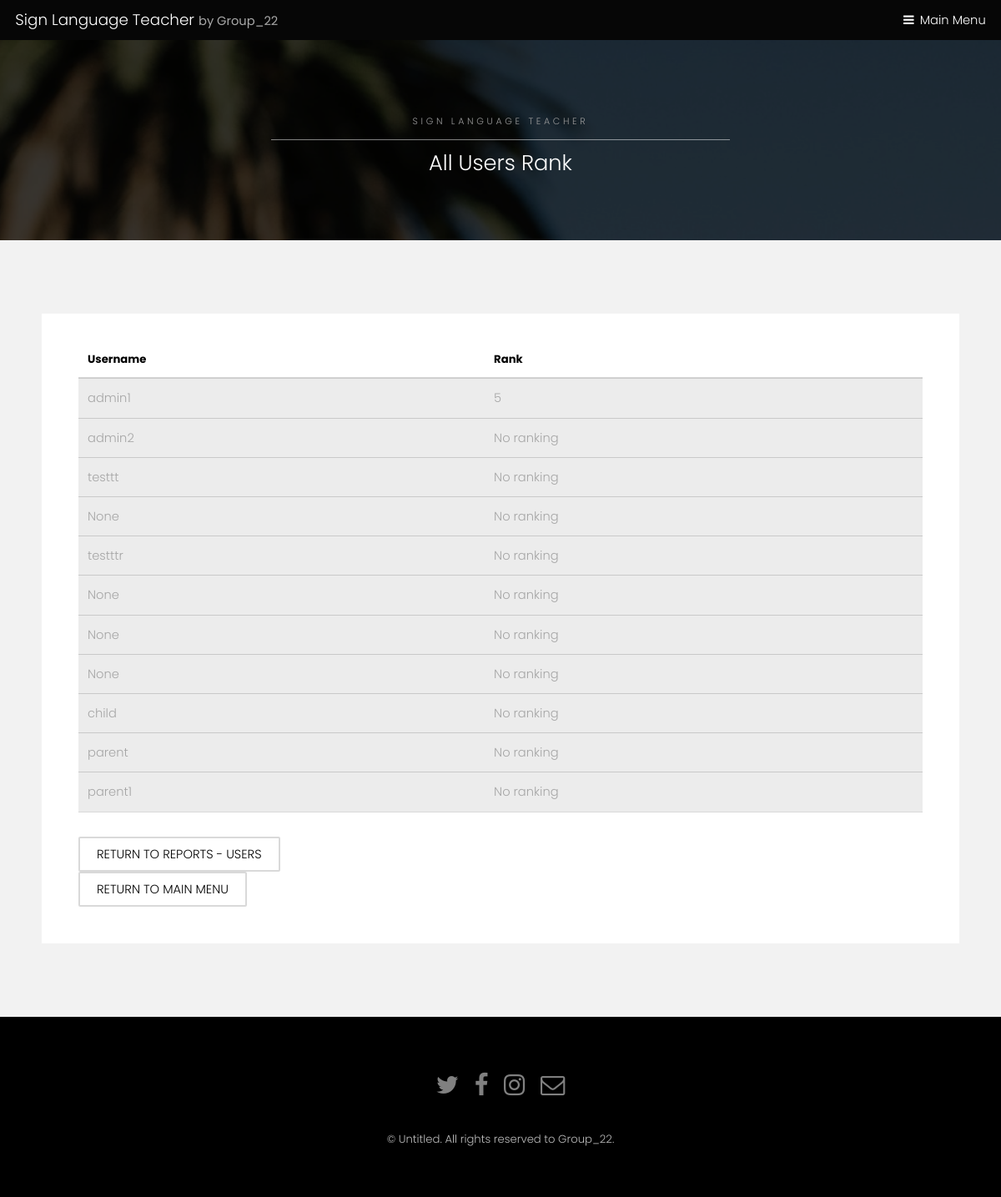
Page /sign-language-teacher/reports-menu/rank-for-admin/ on the earlier database version.
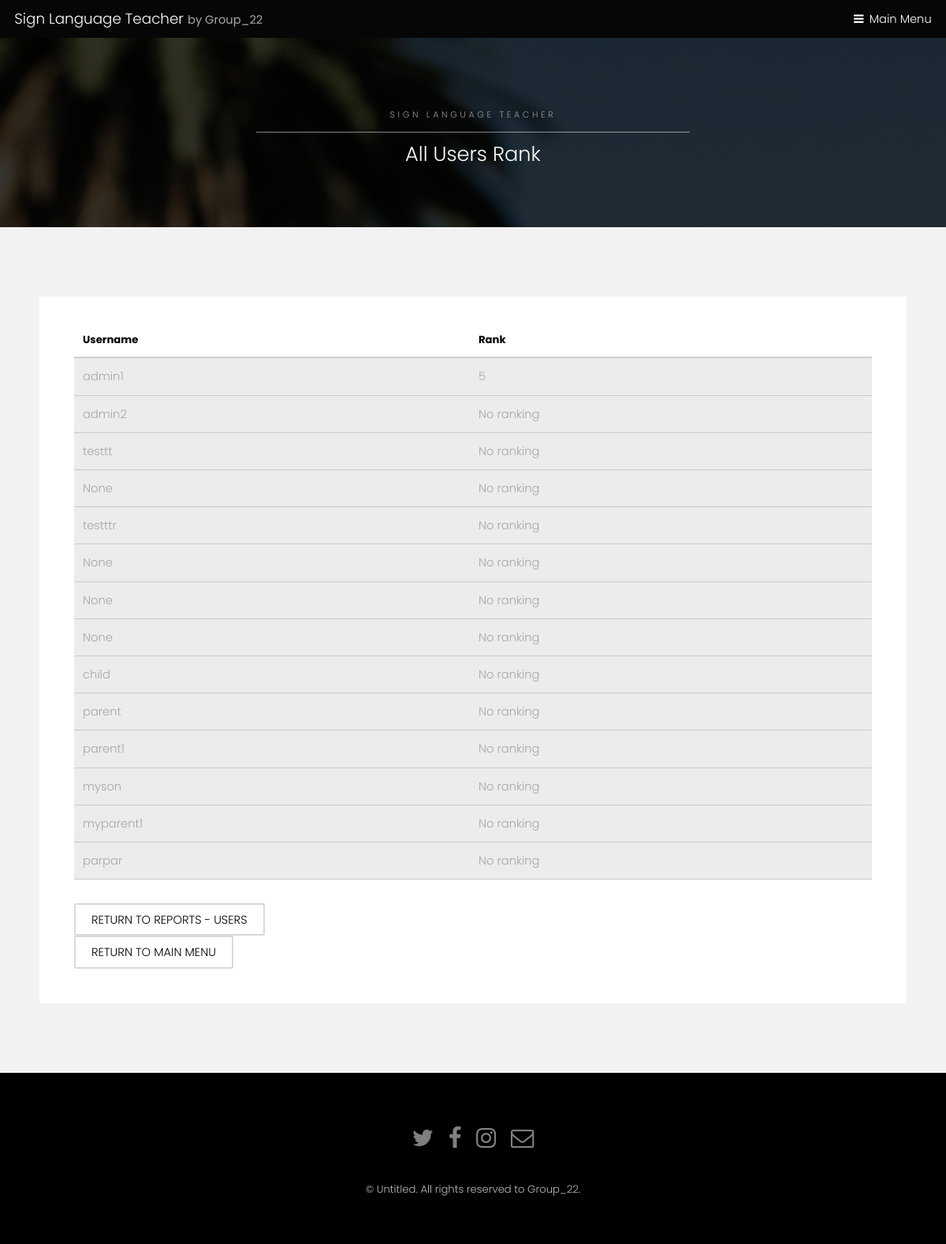
Same page on the later database version.
### registration/models.py (models this page shows, shortened)
class UserProfile(models.Model):
    TYPES = (('parent', 'parent'), ('student', 'student'))
    user = models.OneToOneField(User, related_name='profile', on_delete=models.CASCADE, blank=True, null=True)
    son = models.ForeignKey(User, on_delete=models.SET_NULL, blank=True, null=True, related_name='son')
    address = models.CharField(max_length=100, default='')
    age = models.IntegerField(default=0)
    points = models.IntegerField(default=0)
    type = models.CharField(max_length=10, choices=TYPES, default='student')
    is_admin = models.BooleanField(default=False)
    suspention_time = models.DateTimeField(default=timezone.now())
    total_minutes = models.FloatField(default=0)
    last_login = models.DateTimeField(default=datetime(2000, 1, 1))
    rank = models.IntegerField(default=0)
    level = models.IntegerField(default=1)

### registration/views.py (the view)
# urls.py: path('reports-menu/rank-for-admin/', views.rank_for_admin, name='rank-for-admin'),
def rank_for_admin(request):
    user = request.user
    user_profile = UserProfile.objects.all()
    user_list = list(user_profile)
    sum = 0
    for p in user_list:
        sum += p.rank
    avg = sum / len(user_list)
    return render(request, 'registration/rank-for-admin.html', {'user': user_profile, 'user_list': user_list, 'avg' : avg})

### registration/templates/registration/rank-for-admin.html (shortened to what this page needs)
{% extends 'registration/SubPage.html' %}
{% block title %}
    <h2>All Users Rank</h2>
{% endblock %}
{% block data %}
<div class="table-wrapper">
    <table>
        <thead>
        <tr>
            <th>Username</th>
            <th>Rank</th>
        </tr>
        </thead>
        {% for f in user_list %}
        <tbody>
        <tr>
            <td>{{f.user}}</td>
            <td>{% if f.rank == 0 %}
            No ranking
            {% else %}
            {{f.rank}} {% endif %}
            </td>
        </tr>
        </tbody>
        {% endfor %}
    </table>
</div>
  {% if up.type == 'student' %}
  <a href="{% url 'registration:reports-menu-users' %}"class="button alt">Return to reports - users</a><br>
{% else %}
    <a href="{% url 'registration:reports-menu-users' %}"class="button alt">Return to reports - users</a><br>
{% endif %}
<a href="{% url 'registration:index' %}"class="button alt">Return to main menu</a><br>
{% endblock %}

Differences in the rows shown:
added UserProfile: user "myson", rank "No ranking"
added UserProfile: user "myparent1", rank "No ranking"
added UserProfile: user "parpar", rank "No ranking"
